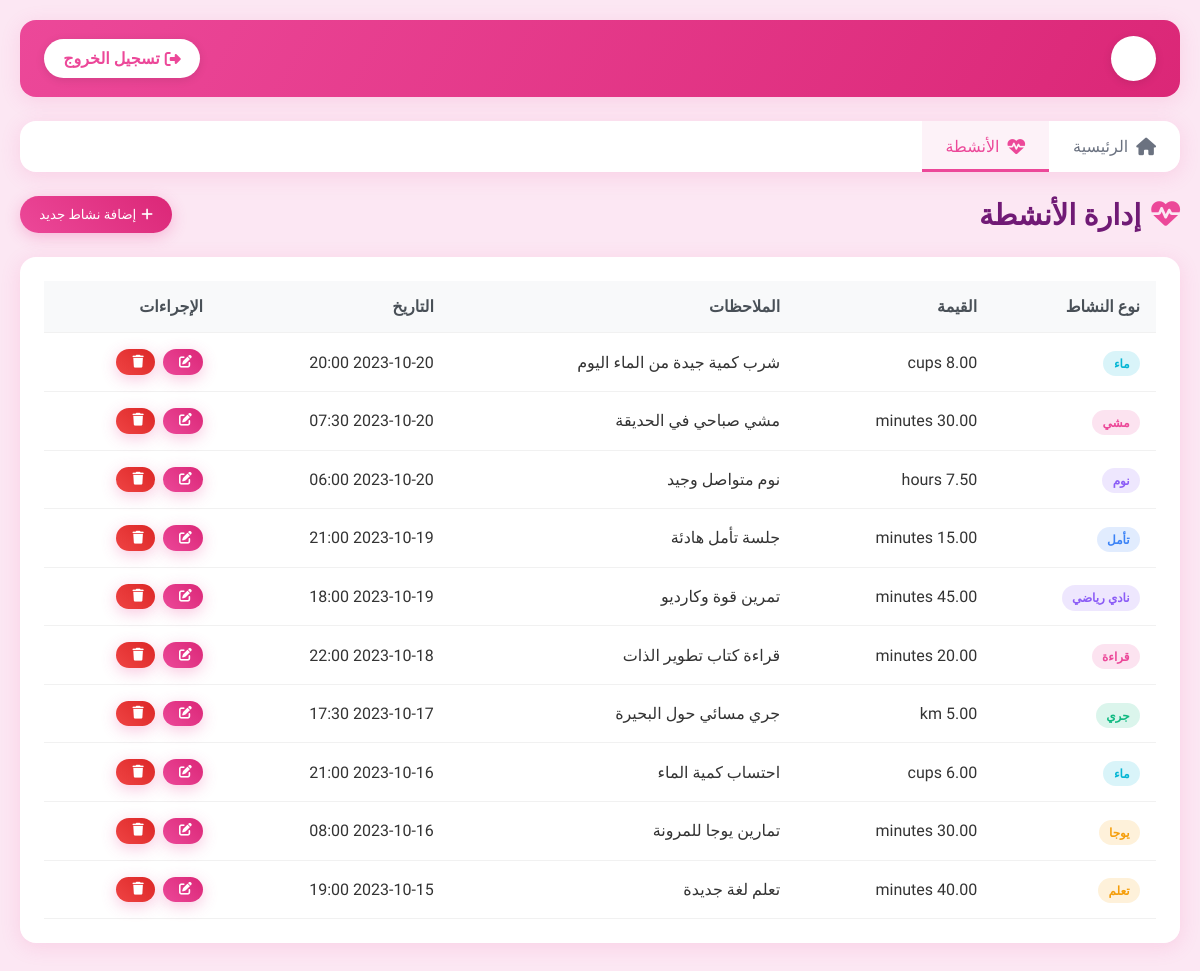
The app's page /activities.php (signed in) with its own data.
### tables this page shows
CREATE TABLE IF NOT EXISTS health_logs (
    id INT AUTO_INCREMENT PRIMARY KEY,
    activity_type ENUM('walk', 'run', 'gym', 'yoga', 'meditation', 'water', 'sleep', 'weight', 'reading', 'learning') NOT NULL,
    value DECIMAL(10,2) NOT NULL,
    unit ENUM('minutes', 'hours', 'km', 'cups', 'kg', 'pages') DEFAULT 'minutes',
    notes TEXT,
    date TIMESTAMP DEFAULT CURRENT_TIMESTAMP,
    created_at TIMESTAMP DEFAULT CURRENT_TIMESTAMP
);

### activities.php (the view, shortened to what this page needs)
<?php
include "config.php";
$sql = "SELECT * FROM health_logs ORDER BY date DESC";
$result = mysqli_query($conn, $sql);
$activities = mysqli_fetch_all($result, MYSQLI_ASSOC);
?>
<!DOCTYPE html>
<html lang="ar" dir="rtl">
<head>
    <link rel="stylesheet" href="https://cdnjs.cloudflare.com/ajax/libs/font-awesome/6.4.0/css/all.min.css">
</head>
<body>
    <div class="container">
        <div class="topbar">
            <div class="user-info">
                <div class="avatar"><?php echo substr($_SESSION["username"], 0, 1); ?></div>
            </div>
            <a href="logout.php" class="logout-btn"><i class="fas fa-sign-out-alt"></i> تسجيل الخروج</a>
        </div>
        <div class="nav">
            <a href="index.php"><i class="fas fa-home"></i> الرئيسية</a>
            <a href="activities.php" class="active"><i class="fas fa-heartbeat"></i> الأنشطة</a>
        </div>
        <div class="page-header">
            <h1 class="page-title"><i class="fas fa-heartbeat"></i> إدارة الأنشطة</h1>
            <button onclick="showAddForm()" class="btn btn-primary"><i class="fas fa-plus"></i> إضافة نشاط جديد</button>
        </div>
        <div class="table-container">
            <table>
                <thead>
                    <tr>
                        <th>نوع النشاط</th>
                        <th>القيمة</th>
                        <th>الملاحظات</th>
                        <th>التاريخ</th>
                        <th>الإجراءات</th>
                    </tr>
                </thead>
                <tbody>
                    <?php if(count($activities) > 0): ?>
                        <?php foreach($activities as $activity): ?>
                            <?php
                            $activity_names = [
                                'walk' => 'مشي',
                                'run' => 'جري',
                                'gym' => 'نادي رياضي',
                                'yoga' => 'يوجا',
                                'meditation' => 'تأمل',
                                'water' => 'ماء',
                                'sleep' => 'نوم',
                                'weight' => 'وزن',
                                'reading' => 'قراءة',
                                'learning' => 'تعلم'
                            ];
                            $activity_class = 'badge-' . $activity['activity_type'];
                            $activity_text = $activity_names[$activity['activity_type']] ?? $activity['activity_type'];
                            ?>
                            <tr>
                                <td><span class="badge <?php echo $activity_class; ?>"><?php echo $activity_text; ?></span></td>
                                <td><?php echo $activity['value'] . ' ' . $activity['unit']; ?></td>
                                <td><?php echo $activity['notes']; ?></td>
                                <td><?php echo date('Y-m-d H:i', strtotime($activity['date'])); ?></td>
                                <td>
                                    <div class="action-buttons">
                                        <a href="edit_activity.php?id=<?php echo $activity['id']; ?>" class="btn btn-info btn-sm"><i class="fas fa-edit"></i></a>
                                        <a href="activities.php?delete_id=<?php echo $activity['id']; ?>" class="btn btn-danger btn-sm" onclick="return confirm('هل أنت متأكد من حذف هذا السجل؟')"><i class="fas fa-trash"></i></a>
                                    </div>
                                </td>
                            </tr>
                        <?php endforeach; ?>
                    <?php else: ?>
                        <tr>
                            <td colspan="5" style="text-align: center;">لا توجد أنشطة مسجلة</td>
                        </tr>
                    <?php endif; ?>
                </tbody>
            </table>
        </div>
    </div>
</body>
</html>

### activities.php (style rules this page uses)
:root { --primary: #EC4899; --secondary: #DB2777; --accent: #F472B6; --success: #10B981; --info: #8B5CF6; --warning: #F59E0B; --light: #FDF2F8; --dark: #701A75; --background: #FCE7F3; --card-shadow: 0 4px 20px rgba(236, 72, 153, 0.15); --hover-shadow: 0 10px 25px rgba(236, 72, 153, 0.25); }
* { margin: 0; padding: 0; box-sizing: border-box; font-family: 'Tajawal', sans-serif; }
body { background-color: var(--background); color: #333; min-height: 100vh; }
.container { max-width: 1200px; margin: 0 auto; padding: 20px; }
.topbar { background: linear-gradient(120deg, var(--primary), var(--secondary)); border-radius: 16px; padding: 1rem 1.5rem; margin-bottom: 1.5rem; display: flex; justify-content: space-between; align-items: center; box-shadow: var(--card-shadow); color: white; animation: fadeInDown 0.8s ease; }
.user-info { display: flex; align-items: center; }
.user-info .avatar { width: 45px; height: 45px; background-color: white; border-radius: 50%; display: flex; align-items: center; justify-content: center; color: var(--primary); margin-left: 10px; font-weight: bold; font-size: 1.2rem; box-shadow: 0 2px 10px rgba(0,0,0,0.1); }
.logout-btn { background-color: white; color: var(--primary); padding: 0.6rem 1.2rem; border-radius: 30px; text-decoration: none; display: flex; align-items: center; transition: all 0.3s; font-weight: 600; box-shadow: 0 2px 10px rgba(0,0,0,0.1); }
.logout-btn i { margin-left: 5px; }
.nav { display: flex; background: white; border-radius: 16px; margin-bottom: 1.5rem; box-shadow: var(--card-shadow); overflow: hidden; animation: fadeIn 0.8s ease 0.2s both; }
.nav a { padding: 1rem 1.5rem; text-decoration: none; color: #6B7280; font-weight: 500; transition: all 0.3s; display: flex; align-items: center; position: relative; overflow: hidden; }
.nav a:before { content: ''; position: absolute; bottom: 0; left: 0; width: 0; height: 3px; background: var(--primary); transition: all 0.3s; }
.nav a:hover, .nav a.active { color: var(--primary); background-color: var(--light); }
.nav a:hover:before, .nav a.active:before { width: 100%; }
.nav a i { margin-left: 8px; font-size: 1.1rem; }
.page-header { display: flex; justify-content: space-between; align-items: center; margin-bottom: 1.5rem; animation: fadeIn 0.8s ease 0.4s both; }
.page-title { font-size: 1.8rem; color: var(--dark); display: flex; align-items: center; }
.page-title i { margin-left: 10px; color: var(--primary); }
.btn { padding: 0.7rem 1.2rem; border-radius: 30px; text-decoration: none; display: inline-flex; align-items: center; transition: all 0.3s; font-weight: 500; border: none; cursor: pointer; box-shadow: 0 4px 15px rgba(236, 72, 153, 0.3); }
.btn-primary { background: linear-gradient(45deg, var(--primary), var(--secondary)); color: white; }
.btn i { margin-left: 5px; }
.table-container { background-color: white; border-radius: 16px; padding: 1.5rem; box-shadow: var(--card-shadow); margin-bottom: 1.5rem; overflow-x: auto; animation: fadeIn 0.8s ease 0.6s both; }
table { width: 100%; border-collapse: collapse; }
th, td { padding: 1rem; text-align: right; border-bottom: 1px solid #f1f1f1; }
th { font-weight: 600; color: #495057; background-color: #f8f9fa; }
.badge { padding: 0.35rem 0.65rem; border-radius: 50rem; font-size: 0.75rem; font-weight: 700; }
.badge-walk { background-color: rgba(236, 72, 153, 0.15); color: var(--primary); }
.badge-run { background-color: rgba(16, 185, 129, 0.15); color: var(--success); }
.badge-gym { background-color: rgba(139, 92, 246, 0.15); color: var(--info); }
.badge-yoga { background-color: rgba(245, 158, 11, 0.15); color: var(--warning); }
.badge-meditation { background-color: rgba(59, 130, 246, 0.15); color: #3B82F6; }
.badge-water { background-color: rgba(6, 182, 212, 0.15); color: #06B6D4; }
.badge-sleep { background-color: rgba(139, 92, 246, 0.15); color: var(--info); }
.badge-reading { background-color: rgba(236, 72, 153, 0.15); color: var(--primary); }
.badge-learning { background-color: rgba(245, 158, 11, 0.15); color: var(--warning); }
.action-buttons { display: flex; gap: 0.5rem; }
.btn-sm { padding: 0.4rem 0.7rem; font-size: 0.8rem; border-radius: 30px; }
.btn-info { background: linear-gradient(45deg, var(--primary), var(--secondary)); color: white; }
.btn-danger { background: linear-gradient(45deg, #EF4444, #DC2626); color: white; }

### records on screen
health_logs: activity_type "ماء", unit "cups", notes "شرب كمية جيدة من الماء اليوم", date "2023-10-20 20:00"
health_logs: activity_type "مشي", unit "minutes", notes "مشي صباحي في الحديقة", date "2023-10-20 07:30"
health_logs: activity_type "نوم", unit "hours", notes "نوم متواصل وجيد", date "2023-10-20 06:00"
health_logs: activity_type "تأمل", unit "minutes", notes "جلسة تأمل هادئة", date "2023-10-19 21:00"
health_logs: activity_type "نادي رياضي", unit "minutes", notes "تمرين قوة وكارديو", date "2023-10-19 18:00"
health_logs: activity_type "قراءة", unit "minutes", notes "قراءة كتاب تطوير الذات", date "2023-10-18 22:00"
health_logs: activity_type "جري", unit "km", notes "جري مسائي حول البحيرة", date "2023-10-17 17:30"
health_logs: activity_type "ماء", unit "cups", notes "احتساب كمية الماء", date "2023-10-16 21:00"
health_logs: activity_type "يوجا", unit "minutes", notes "تمارين يوجا للمرونة", date "2023-10-16 08:00"
health_logs: activity_type "تعلم", unit "minutes", notes "تعلم لغة جديدة", date "2023-10-15 19:00"
